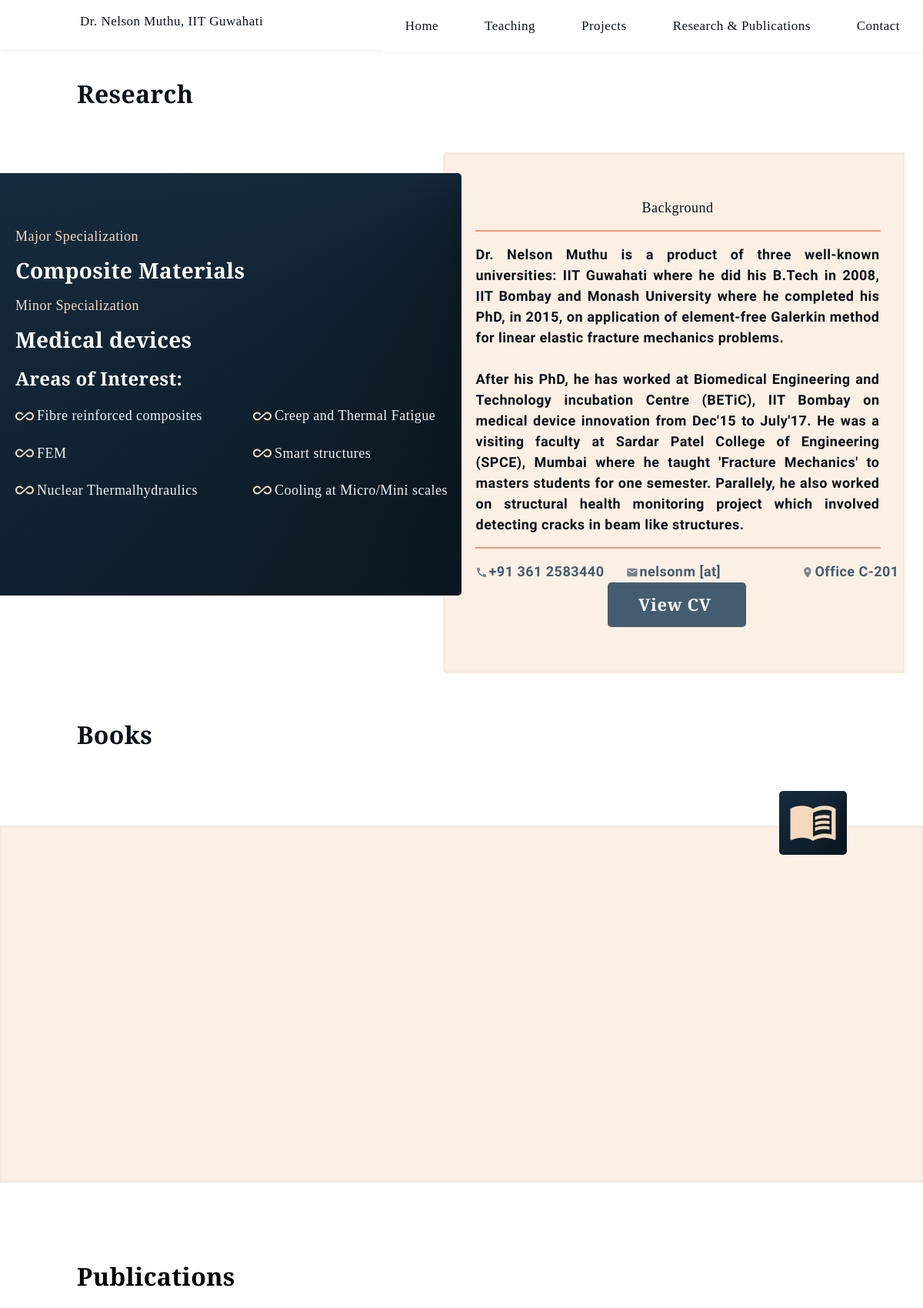
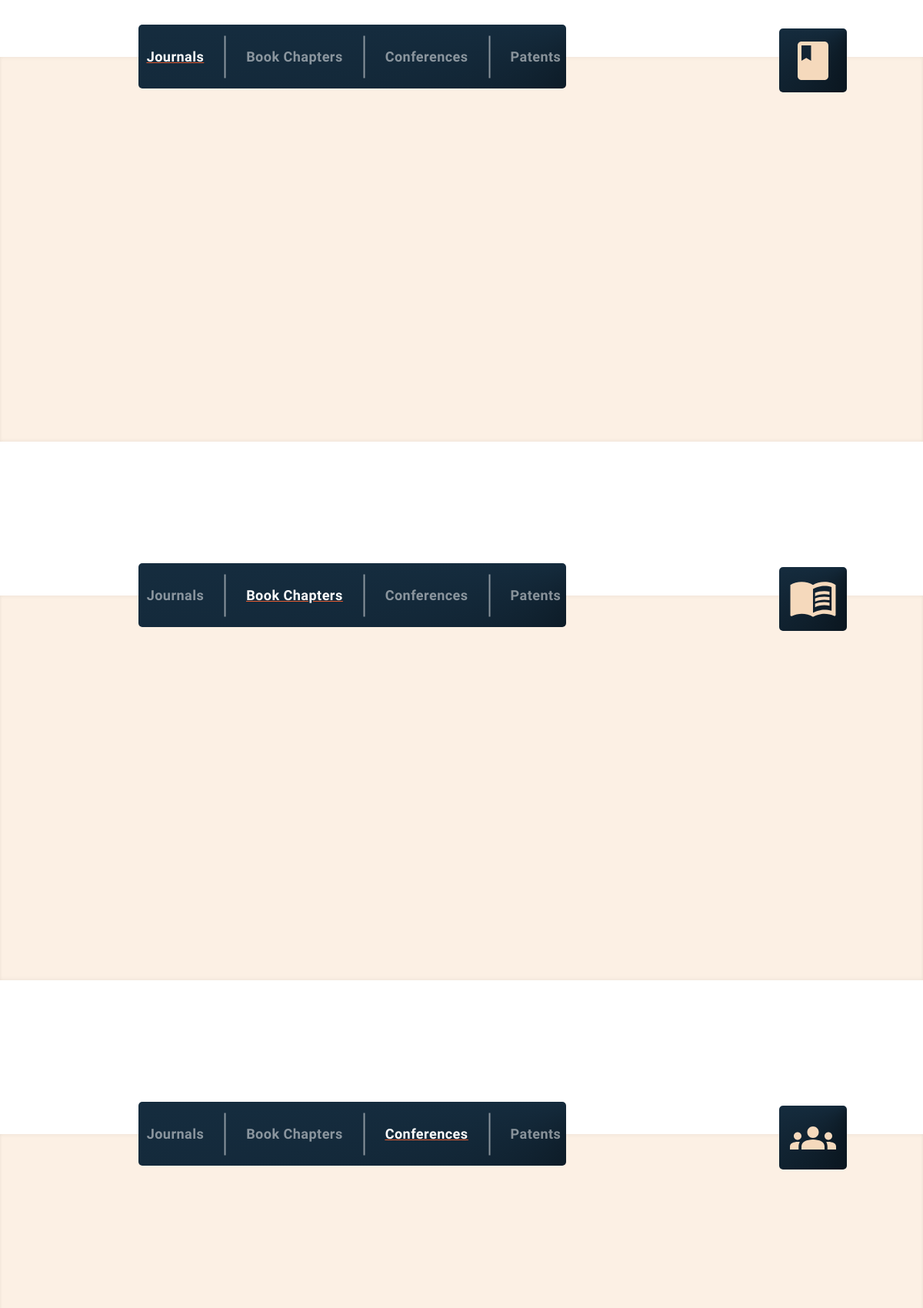
Screenshot of /publications/ (upper part) with the database file from the repository (2 pictures, top to bottom).
### page/models.py (models this page shows)
class Research(models.Model):
    res_id = models.AutoField(primary_key=True)
    col_choices = [
        ('Major Specialization', 'Major Specialization'), ('Normal', 'Normal'), ('Minor Specialization', 'Minor Specialization')
    ]
    type = models.CharField(
        choices=col_choices,
        default='Normal',
        max_length=50,
        help_text='single specialization and multiple normal research fields'
    )
    name = models.CharField(max_length=100)
    add_date = models.DateTimeField(auto_now_add=True, null=True)

### page/views.py (the view)
# urls.py: path('publications/', publicationpg),
def publicationpg(request):
    researchs = Research.objects.all()
    publications = Publication.objects.all()
    reviews = Review.objects.all()
    companys = Company.objects.all()
    books = Book.objects.all()
    data = {
        'researchs': researchs,
        'publications': publications,
        'reviews': reviews,
        'companys': companys,
        'books': books,
    }
    return render(request, 'publicationpg.html', data)

### template/publicationpg.html (shortened to what this page needs)
<!DOCTYPE html>
<html>
<head>
    {% load static %}
    <link rel="stylesheet" href="{% static 'style.css'%}">
    <link rel="stylesheet" href="{% static 'splide.min.css'%}">
</head>
<body class="container">
        <header class="header">
        <div class="first-head">
            <a class="nelson_header bit17" style="font-size: 17px;"> Dr.&nbsp;Nelson Muthu,&nbsp;IIT&nbsp;Guwahati</a>
        </div>
        <ul class="menu">
            <li><a href="/" class="bit17" style="font-size: 17px; color: var(--blue100); ">Home</a></li>
            <li><a href="/teaching" class="bit17" style="font-size: 17px;color: var(--blue100);">Teaching</a></li>
            <li><a href="/projects" class="bit17" style="font-size: 17px;color: var(--blue100);"> Projects</a></li>
            <li><a href="/publications" class="bit17" style="font-size: 17px;color: var(--blue100);" href="#research">Research &
                    Publications</a></li>
            <li><a type="button" onclick="window.scroll({
                top: 0,
                left: 0,
                behavior: 'smooth'
              });" class="bit17" style="font-size: 17px;color: var(--blue100);">Contact</a></li>
        </ul>
    </header>
    <div class="test-flex">
 <div class="test-item" style="margin-top: 100px;">
            <div class="res-book" id="res-book">
        <div class="title-res bit32">
            Research
        </div>
        <div class="over-wrapper" id="over-wrapper">
            <div class="over-rect" >
                <div class="blue-rect-res" id="blue-rect-res">
                    <div class="blue-res-body" id="blue-res-body">
                        <div class="blue-res-head">
                            <div class="spec bit18">Major Specialization
                                <div class="sub-head bit28">{% for research in researchs %}{% if research.type == "Major Specialization" %}{{research.name}}{% endif %} {% endfor %}</div>
                            </div>
                            <div class="spec bit18">Minor Specialization
                                <div class="sub-head bit28">{% for research in researchs %}{% if research.type == "Minor Specialization" %}{{research.name}}{% endif %} {% endfor %}</div>
                            </div>
                        </div>
                        <div class="blue-res-content">
                            <div class="area-interest bit24">Areas of Interest:
                            </div>
                            <div class="grid-container">
                                {% for research in researchs %}
                                {% if research.type == "Normal" %}
                                <div class="grp-1">
                                    <div class="all-inclusive"></div>
                                    <div class="text-all bit18">{{research.name}}</div>
                                </div>
                                {% endif %}
                                {%endfor%}
                            </div>
                        </div>
                    </div>
                </div>
            </div>
            <div class="over-rect">
                <div class="tan-rect-res" id="tan-rect-res">
                    <div class="tan-res-frame" id="tan-res-frame">
                        <div class="background bit18">Background</div>
                        <div class="divider-res">
                        </div>
                        <div class="tan-res-content ast18">
                            Dr. Nelson Muthu is a product of three well-known universities: IIT Guwahati where he did
                            his B.Tech in 2008, IIT Bombay and Monash University where he completed his PhD, in 2015, on
                            application of element-free Galerkin method for linear elastic fracture mechanics problems.
                            <br><br>
                            After his PhD, he has worked at Biomedical Engineering and Technology incubation Centre
                            (BETiC), IIT Bombay on medical device innovation from Dec'15 to July'17. He was a visiting
                            faculty at Sardar Patel College of Engineering (SPCE), Mumbai where he taught 'Fracture
                            Mechanics' to masters students for one semester. Parallely, he also worked on structural
                            health monitoring project which involved detecting cracks in beam like structures.
                        </div>
                        <div class="divider-res"></div>
                        <div class="res-contact ast18" id="res-contact">
                            <div class="grp-flex">
                                <div class="cont-img">
                                    <img src="{% static 'media/call.svg' %}" />
                                </div>
                                <div class="cont-grp">+91 361 2583440</div>
                            </div>
                            <div class="grp-flex">
                                <div class="cont-img">
                                    <img src="{% static 'media/email.svg' %}" />
                                </div>
                                <div class="cont-grp">nelsonm [at] iitg.ac.in</div>
                            </div>
                                <div class="grp-flex">
                                <div class="cont-img"><a href="https://goo.gl/maps/jMRY1h9vQxq5btF66" style="text-decoration:none" target="_blank">
                                    <img src="{% static  'media/location_on.svg' %}" />
                                </div></a>
                                <div class="cont-grp">Office C-201</div>
                            </div>
                        </div>
                        <div class="view-cv-res" style="margin-bottom:0px;z-index:50">
                            <a href= "{% static 'media/Aryan Rathod CV.pdf' %}" target="_blank" style="text-decoration:none;">
                            <div class="cv-rect" style="background: var(--blue70);position: absolute;">
                                <div class="cv-text bit22" style="color: white;">View CV</div>
                            </div>
                            </a>
                        </div>
                    </div>
                </div>
            </div>
        </div>
    </div></div>
                {% if books %}
        <div class="test-item">
          <div class="books-frame">
        <div class="title-book bit32">Books</div>
        <div class="book-body">
            <div class="book-body-content book-content">
                <div class="past-students-carousel">
                </div>
            </div>
        </div>
        <div class="menubook" id="menu_book">
            <img class="image-menu" src="{% static 'media/menu_book.svg'%}">
        </div>
    </div>
        </div>
{% endif %}
    <div class="test-item">
    <div class="pub-book">
        <div class="title-pub bit32">Publications</div>
        <div class="pub-body">
            <div class="pub-nav" id="pub_nav1">
                <div class="pub-nav-contents ast18">
                    <div class="tab-active">
                        <a href="#pub_nav1" style="color:white;text-decoration: underline;text-decoration-color: var(--red);">Journals</a>
                    </div>
                    <div class="line"></div>
                    <div >
                        <a href="#pub_nav2" style="color:white;text-decoration: none;text-decoration-color: var(--red);">Book&nbsp;Chapters</a>
                    </div>
                    <div class="line"></div>
                    <div>
                        <a href="#pub_nav3" style="color:white;text-decoration: none;text-decoration-color: var(--red);">Conferences</a>
                    </div>
                    <div class="line"></div>
                    <div>
                        <a href="#pub_nav4" style="color:white;text-decoration: none;text-decoration-color: var(--red);">Patents</a>
                    </div>
                </div>
            </div>
                        <div class="pub-body-content">
                <div class="past-students-carousel">
                </div>
            </div>
        </div>
        <div class="menubook" id="menu_book" style="top : 100px">
            <img class="image-menu" src="{% static 'media/journaltan.svg'%}">
        </div>
    </div>
    </div>
    <div class="test-item">
    <div class="pub-book">
        <div class="pub-body">
            <div class="pub-nav" id="pub_nav2">
                <div class="pub-nav-contents ast18">
                    <div >
                        <a href="#pub_nav1" style="color:white;text-decoration: none;text-decoration-color: var(--red);">Journals</a>
                    </div>
                    <div class="line"></div>
                    <div class="tab-active">
                        <a href="#pub_nav2" style="color:white;text-decoration: underline;text-decoration-color: var(--red);">Book&nbsp;Chapters</a>
                    </div>
                    <div class="line"></div>
                    <div>
                        <a href="#pub_nav3" style="color:white;text-decoration: none;text-decoration-color: var(--red);">Conferences</a>
                    </div>
                    <div class="line"></div>
                    <div>
                        <a href="#pub_nav4" style="color:white;text-decoration: none;text-decoration-color: var(--red);">Patents</a>
                    </div>
                </div>
            </div>
                        <div class="pub-body-content">
                <div class="past-students-carousel">
                </div>
            </div>
        </div>
        <div class="menubook" id="menu_book" style="top : 100px">
            <img class="image-menu" src="{% static 'media/menu_book.svg'%}">
        </div>
    </div>
    </div>
    <div class="test-item">
    <div class="pub-book">
        <div class="pub-body">
            <div class="pub-nav" id="pub_nav3">
                <div class="pub-nav-contents ast18">
                    <div >
                        <a href="#pub_nav1" style="color:white;text-decoration: none;text-decoration-color: var(--red);">Journals</a>
                    </div>
                    <div class="line"></div>
                    <div >
                        <a href="#pub_nav2" style="color:white;text-decoration: none;text-decoration-color: var(--red);">Book&nbsp;Chapters</a>
                    </div>
                    <div class="line"></div>
                    <div class="tab-active">
                        <a href="#pub_nav3" style="color:white;text-decoration: underline;text-decoration-color: var(--red);">Conferences</a>
                    </div>
                    <div class="line"></div>
                    <div>
                        <a href="#pub_nav4" style="color:white;text-decoration: none;text-decoration-color: var(--red);">Patents</a>
                    </div>
                </div>
            </div>
                        <div class="pub-body-content">
                <div class="past-students-carousel">
                </div>
            </div>
        </div>
        <div class="menubook" id="menu_book" style="top : 100px">
            <img class="image-menu" src="{% static 'media/conference.svg'%}">
        </div>
    </div>
    </div>
</div>
</body>
</html>

### rows the page displays
Research: name "Composite Materials"
Research: name "Medical devices"
Research: name "Fibre reinforced composites"
Research: name "Creep and Thermal Fatigue"
Research: name "FEM"
Research: name "Smart structures"
Research: name "Nuclear Thermalhydraulics"
Research: name "Cooling at Micro/Mini scales"
